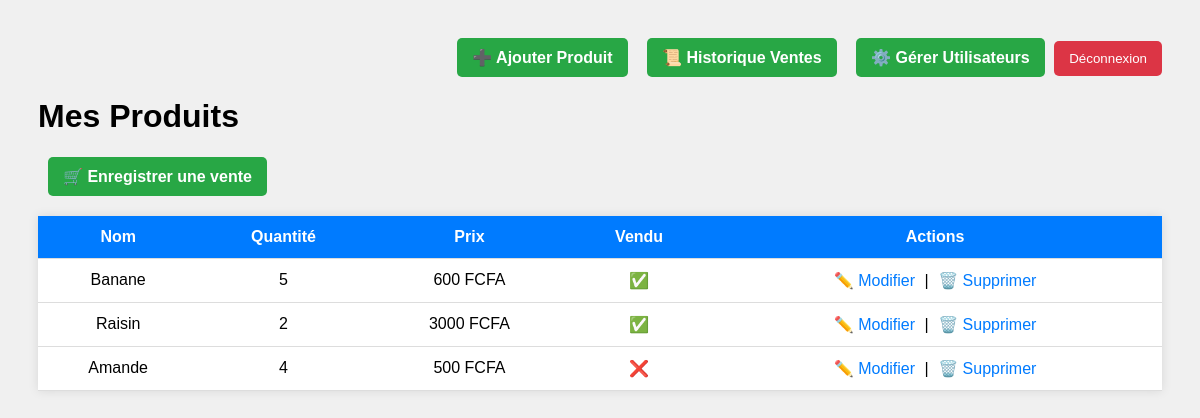
The app's page / (signed in) with its own data.
### produits/models.py (models this page shows, shortened)
class Produit(models.Model):
    nom = models.CharField(max_length=50)
    quantite = models.IntegerField()
    prix = models.IntegerField()
    vendu = models.BooleanField(default=True)
    utilisateur = models.ForeignKey(User, on_delete=models.CASCADE, related_name='produits')

### produits/views.py (the view)
# urls.py: path('', views.lister_produits, name='lister'),
@login_required
def lister_produits(request):
    produits = Produit.objects.filter(utilisateur=request.user)
    return render(request, "produits/lister.html", {"produits": produits})

### produits/templates/produits/lister.html (shortened to what this page needs)
<!DOCTYPE html>
<html lang="fr">
<head>
</head>
<body>
  <div class="nav">
    <a href="{% url 'ajouter' %}">➕ Ajouter Produit</a>
    <a href="{% url 'historique' %}">📜 Historique Ventes</a>
    {% if user.is_staff %}
      <a href="{% url 'gerer_utilisateurs' %}">⚙️ Gérer Utilisateurs</a>
    {% endif %}
    <form action="{% url 'logout' %}" method="post" style="display:inline;">
      <button type="submit" class="logout" style="background:#dc3545; border:none; color:#fff; padding:10px 15px; border-radius:5px; cursor:pointer;">
        Déconnexion
      </button>
    </form>
  </div>
  <h1>Mes Produits</h1>
  <a href="{% url 'enregistrer_vente' %}" class="btn-vente">🛒 Enregistrer une vente</a>
  <table>
    <tr>
      <th>Nom</th>
      <th>Quantité</th>
      <th>Prix</th>
      <th>Vendu</th>
      <th>Actions</th>
    </tr>
    {% for produit in produits %}
    <tr>
      <td>{{ produit.nom }}</td>
      <td>{{ produit.quantite }}</td>
      <td>{{ produit.prix }} FCFA</td>
      <td>{{ produit.vendu|yesno:"✅,❌" }}</td>
      <td>
        <a href="{% url 'modifier' produit.id %}">✏️ Modifier</a> |
        <a href="{% url 'supprimer' produit.id %}">🗑️ Supprimer</a>
      </td>
    </tr>
    {% empty %}
    <tr><td colspan="5">Aucun produit trouvé.</td></tr>
    {% endfor %}
  </table>
</body>
</html>

### produits/templates/produits/lister.html (style rules this page uses)
body { font-family: Arial, sans-serif; background:#f0f0f0; padding:30px; }
table { width: 100%; border-collapse: collapse; background:#fff; box-shadow:0 0 10px rgba(0,0,0,0.1); }
th, td { padding:12px; border-bottom: 1px solid #ddd; text-align:center; }
th { background-color:#007BFF; color:#fff; }
a { margin: 0 5px; text-decoration:none; color:#007BFF; }
.nav { margin-bottom: 20px; text-align:right; }
.nav a, .btn-vente { background:#28a745; color:#fff; padding:10px 15px; border-radius:5px; text-decoration:none; margin-left:10px; font-weight: bold; display: inline-block; cursor: pointer; transition: background-color 0.3s ease; }
.btn-vente { margin-bottom: 20px; }

### records on screen
Produit: nom "Banane", quantite "5", prix "600", vendu "✅"
Produit: nom "Raisin", quantite "2", prix "3000", vendu "✅"
Produit: nom "Amande", quantite "4", prix "500", vendu "❌"
